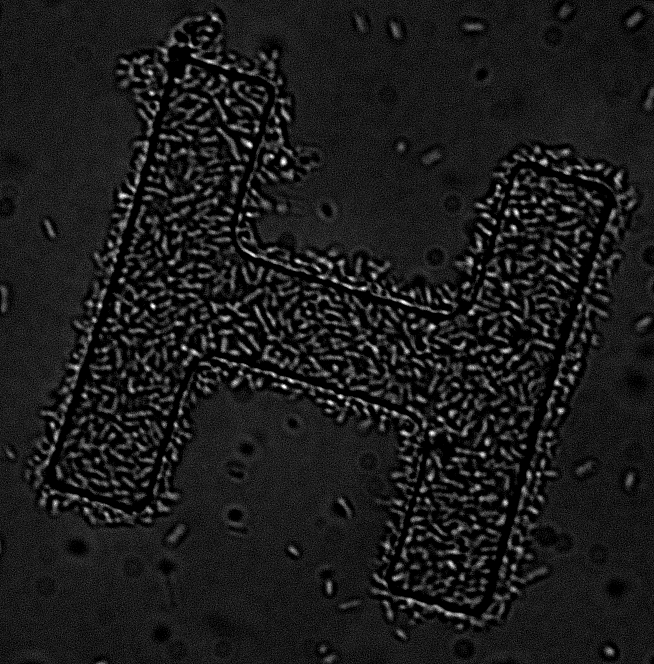
//> input picture src/H3c_enhance.tif, 654 x 664 px
$ ./regionSelection   (built with g++ and OpenCV 4)
//> lines starting //> are read from the running program, lines starting //| are printed output that depends on the picture; after the words box and inside, x2 and y2 are one past the last pixel; in counts of white or black regions, pixels touching at a corner belong together
#include "opencv2/highgui/highgui.hpp"
#include "opencv2/imgproc/imgproc.hpp"
#include <iostream>
#include <stdio.h>
#include <stdlib.h>
#include <math.h>
#include <fstream>

#define IMAGES_PATH "/home/rosbuild_ws/trial1/images/"

using namespace cv;
using namespace std;

Mat src; Mat src_gray;
int thresh = 100;
int max_thresh = 255;
RNG rng(12345);
ofstream cellposn;
/// Function header
void thresh_callback(int, void* );

/** @function main */
int main( int argc, char** argv )
{

  cellposn.open ("cellposnH3c.txt");
  /// Load source image and convert it to gray
  //src = imread( argv[1], 1 );
  //src = imread("/home/denise/ROSworkspace/rosbuild_workspace/trial1/src/bacteriacounttest.tiff", CV_LOAD_IMAGE_GRAYSCALE);
  src = imread("/home/rosbuild_ws/trial1/src/H3c_enhance.tif", CV_LOAD_IMAGE_GRAYSCALE);
//> src is the input picture: 664 rows x 654 cols, CV_8UC1; min 0, max 255, mean 27.4
  //inRange(src, Scalar(0,0,0), Scalar(10,0,0),  src);

  /// Show in a window
  namedWindow( "src", CV_WINDOW_AUTOSIZE );
  imshow( "src", src );
  src_gray = src.clone();

  /// Convert image to gray and blur it
  //cvtColor( src, src_gray, CV_BGR2GRAY );
  //threshold( src_gray, src_gray, 112, 255,3 );
  //blur( src_gray, src_gray, Size(3,3) );

  /// Sharpen image
  /* Mat kernel = (Mat_<float>(3,3) <<
        0,  -.1, 0,
        -1, .5, -.1,
        0,  -1, 0);
  filter2D(src, src_gray, -1, kernel); */

  /// Bilateral filter
  //bilateralFilter(src, src_gray, 3, 1,1, BORDER_DEFAULT );

  /// Create Window
  char* source_window = "Source";
  namedWindow( source_window, CV_WINDOW_AUTOSIZE );
  imshow( source_window, src_gray );

  createTrackbar( " Canny thresh:", "Source", &thresh, max_thresh, thresh_callback );
  thresh_callback( 0, 0 );

  waitKey(0);
  return(0);
}

/** @function thresh_callback */
void thresh_callback(int, void* )
{
  Mat canny_output;
  vector<vector<Point> > contours;
  vector<Vec4i> hierarchy;

  /// Detect edges using canny
  Canny( src_gray, canny_output, thresh, thresh*2, 3 );
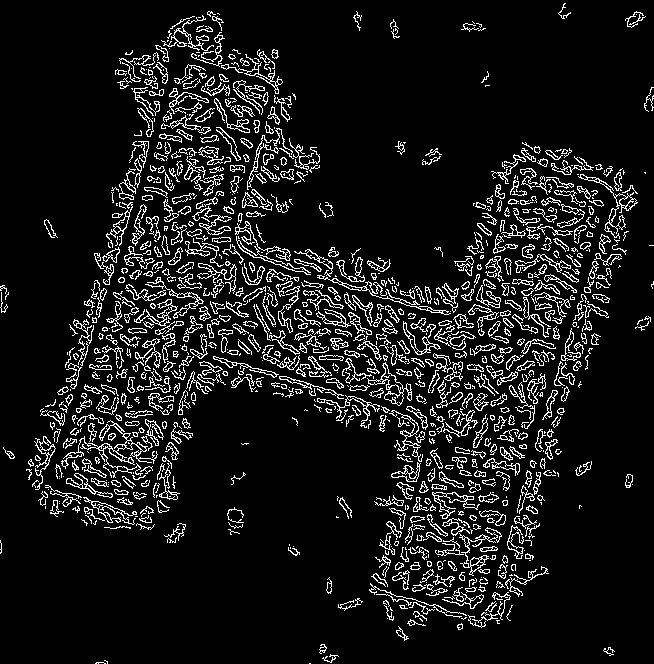
//> canny_output: 664 rows x 654 cols, CV_8UC1; 9.6% white in thin lines or dots
  /// Find contours
  findContours( canny_output, contours, hierarchy, CV_RETR_TREE, CV_CHAIN_APPROX_SIMPLE, Point(0, 0) );
//> contours = 1988 contours, 1259 with area under 20; largest, box (x1, y1, x2, y2) and area: (61, 420, 158, 478) 612, (367, 362, 412, 406) 494, (578, 174, 638, 239) 416, (459, 527, 502, 576) 365, (432, 492, 480, 519) 304

  // find rotated rectangles and ellipses for each contour
  vector<RotatedRect> minRect( contours.size() );
  vector<RotatedRect> minEllipse( contours.size() );
  vector<double> ratio( contours.size() );
  vector<double> size( contours.size() );

  for( int i = 0; i < contours.size(); i++ )
  { minRect[i] = minAreaRect( Mat(contours[i]) );

  if( contours[i].size() > 5 )
  { minEllipse[i] = fitEllipse( Mat(contours[i]) );
  cout<< "contour" << endl;
  Point2f ellipse_points[4]; minEllipse[i].points( ellipse_points );
  double majorAxis = sqrt(pow(ellipse_points[0].x - ellipse_points[1].x,2) + pow(ellipse_points[0].y - ellipse_points[1].y,2));
  double minorAxis = sqrt(pow(ellipse_points[0].x - ellipse_points[3].x,2) + pow(ellipse_points[0].y - ellipse_points[3].y,2));
  ratio[i] = majorAxis/minorAxis;
  size[i] = majorAxis*minorAxis;

  //cout<< "ratio = " << ratio[i] << endl;
  //cout<< "size = " << size[i] << endl;
  }

  }
//> this loop made 1988 passes
//> (majorAxis, minorAxis) on passes 2, 3, 4, 5, 6, 8, 9, 10, 11, 12, 13, 14: (1, 0), (5.93, 2.82), (13.6, 6.63), (10.1, 6.67), (9.42, 6.4), (7.21, 3.9), (16.18, 6.21), (4, 2.31), (9.2, 6), (6.26, 5.5), (5.38, 4.91), (4.6, 3.28)
//| contour
//| contour
//| contour
//| contour
//| contour
//| contour
//| contour
//| contour
//> (output is shown up to pass 10 of 1988)
//> after the loop, minRect = 1988 RotatedRects (x, y, width, height, angle), first 8: [309.5, 663, 0, 1, -90], [100, 662.5, 1, 10, -90], [106, 661, 1.41, 4.24, -45], [330.4, 658, 15.49, 7.75, -23.2], [608.9, 650.5, 6.87, 10.78, -51.34], [322.5, 648.5, 9, 7, -90], [323, 651, 1.41, 1.41, -45], [322.5, 648.5, 5.66, 4.24, -45]; minEllipse = 1988 RotatedRects (x, y, width, height, angle), first 8: [0, 0, 0, 0, 0], [100, 662.5, 0, 1, 0], [106.8, 660.1, 2.82, 5.93, 135.3], [329.7, 658, 6.63, 13.6, 77.84], [608.5, 650.8, 6.67, 10.1, 114.8], [322.2, 648.5, 6.4, 9.42, 15.63], [0, 0, 0, 0, 0], [322.6, 648.4, 3.9, 7.21, 72.87]; size = 1988 values, max 307119.6 at index 1874, min 0 at index 0, mean 286.6

  /// Draw contours + rotated rects + ellipses
  Mat drawing = Mat::zeros( canny_output.size(), CV_8UC3 );
  Mat drawingContours = Mat::zeros( canny_output.size(), CV_8UC3 );
  Mat drawingCells;
  cvtColor( src, drawingCells, CV_GRAY2BGR );

  for( int i = 0; i< contours.size(); i++ )
  {
    Scalar color = Scalar( rng.uniform(0, 255), rng.uniform(0,255), rng.uniform(0,255) );
    drawContours( drawingContours, contours, i, color, 1, 8, hierarchy, 0, Point() );
    //if( ratio[i] > 2 )
    if( size[i] < 300 && size[i] > 20)
      //&& ratio[i]>1.5 )
    {
      cout<< "ratio = " << ratio[i] << endl;
      cout<< "size = " << size[i] << endl;
      // Scalar color = Scalar( rng.uniform(0, 255), rng.uniform(0,255), rng.uniform(0,255) );
      drawContours( drawing, contours, i, color, 1, 8, hierarchy, 0, Point() );
      // ellipse
      ellipse( drawing, minEllipse[i], color, 1, 8 );
      // rotated rectangle
      //Point2f rect_points[4]; minRect[i].points( rect_points );
      //for( int j = 0; j < 4; j++ )
      //   line( drawing, rect_points[j], rect_points[(j+1)%4], color, 1, 8 );

      // Draw a line in center of ellipse (major axis over original)
      // Determine location of points of cell and store in
      Point2f ellipse_points[4]; minEllipse[i].points( ellipse_points );
      Point2f midpt[2];
      midpt[0].x = (ellipse_points[0].x + ellipse_points[3].x)/2;
      midpt[0].y = (ellipse_points[0].y + ellipse_points[3].y)/2;
      midpt[1].x = (ellipse_points[1].x + ellipse_points[2].x)/2;
      midpt[1].y = (ellipse_points[1].y + ellipse_points[2].y)/2;

      // Point2f cellpts; cellpoints[
      line( drawingCells, midpt[0], midpt[1], color, 2,8);

      // Write position of cell in file
      // write coordinates for each cell's major axis as [x1 y1 x2 y2]
      cellposn << midpt[0].x <<" "<< midpt[0].y << " " << midpt[1].x <<" " << midpt[1].y <<endl;

    }
  }
//> this loop made 1988 passes
//| ratio = 2.05222
//| size = 90.1112
//| ratio = 1.51506
//| size = 67.3827
//> (the first 4 of 16 printed lines)
//> (output is shown up to pass 13 of 1988)
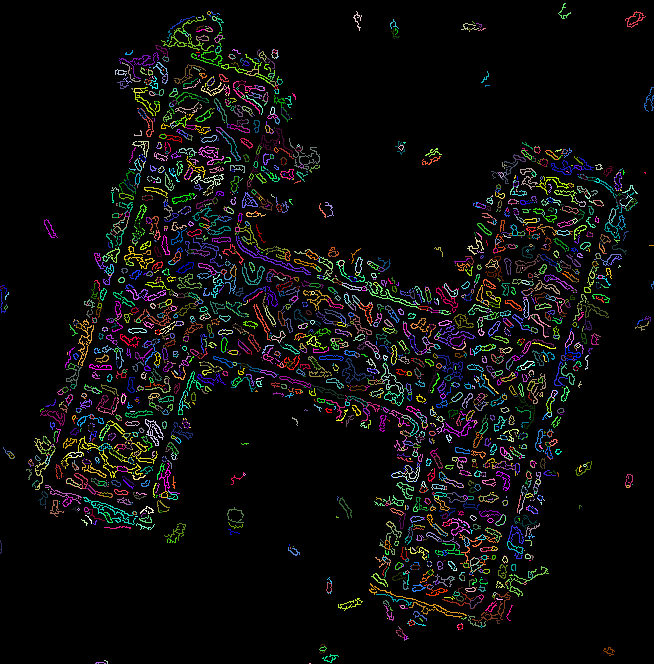
//> drawingContours: 664 rows x 654 cols, CV_8UC3; mean B, G, R 11.6, 12.2, 12.2
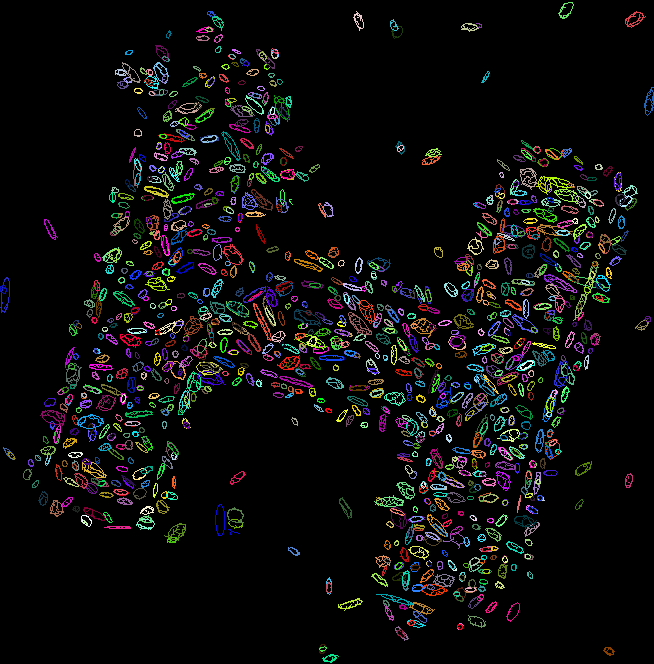
//> drawing: 664 rows x 654 cols, CV_8UC3; mean B, G, R 12.1, 12.4, 12.4
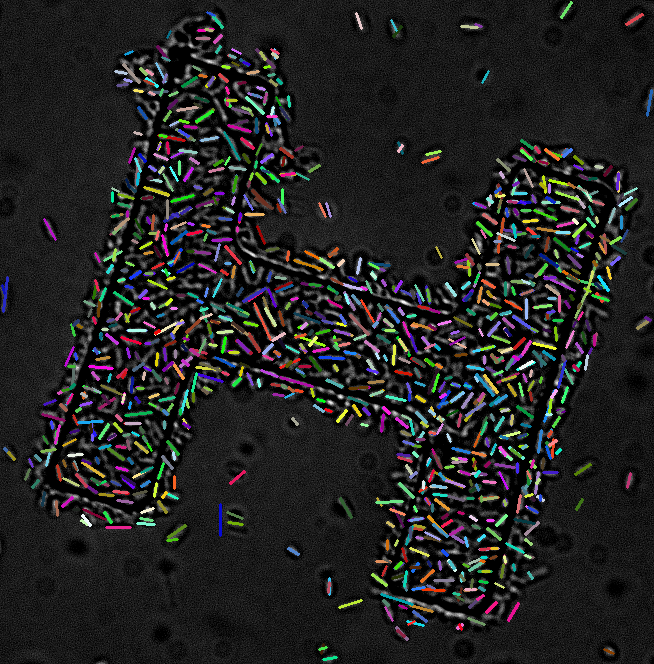
//> drawingCells: 664 rows x 654 cols, CV_8UC3; 9.57% of pixels changed, all inside (x1, y1, x2, y2) = (1, 1, 653, 661)

  /// Close textfile
  cellposn.close();


  /// Show in a window
  //namedWindow( "Contours", CV_WINDOW_AUTOSIZE );
  //imshow( "Contours", drawing );

  // display Canny param and number of contours detected
  cout <<"Canny = " << thresh << endl;
//| Canny = 100
  int numContours = contours.size();
//> numContours = 1988
  cout <<"numContours = " << numContours << endl;
//| numContours = 1988

  /// Show in a window
  namedWindow( "Filtered Contours", CV_WINDOW_AUTOSIZE );
  imshow( "Filtered Contours", drawing );
  namedWindow( "All Contours", CV_WINDOW_AUTOSIZE );
  imshow( "All Contours", drawingContours );
  namedWindow( "Cells", CV_WINDOW_AUTOSIZE );
  imshow( "Cells", drawingCells );

  /// save image;
  imwrite(IMAGES_PATH "cellselectionH3c.jpg", drawingCells);
  cout << "image write complete" << endl;
}

$ run again, with src/bacteriacounttest.tiff saved as src/H3c_enhance.tif
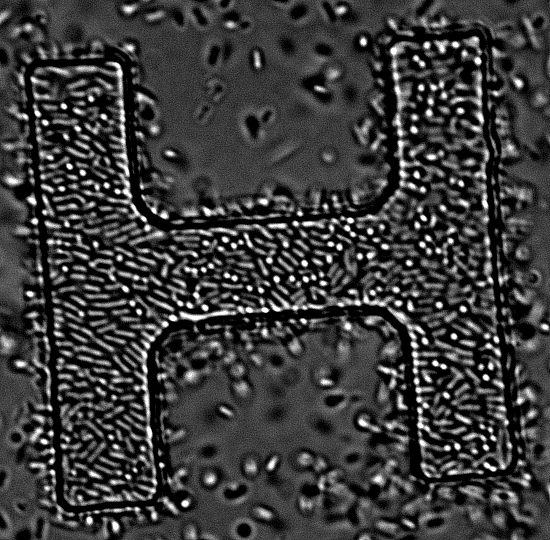
//> input picture src/bacteriacounttest.tiff, 550 x 540 px
//> src is the input picture: 540 rows x 550 cols, CV_8UC1; min 0, max 255, mean 58.8
//> in thresh_callback, `Canny( src_gray, canny_output, thresh, thresh*2, 3 );`:
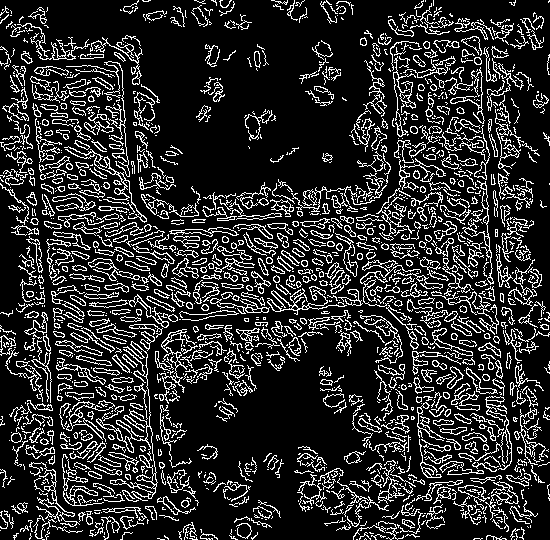
//> canny_output: 540 rows x 550 cols, CV_8UC1; 17.3% white in thin lines or dots
//> contours = 2348 contours, 1624 with area under 20; largest, box (x1, y1, x2, y2) and area: (96, 341, 158, 501) 588, (64, 146, 147, 223) 304, (169, 227, 239, 237) 250, (159, 329, 188, 393) 248, (462, 180, 494, 285) 236
//> the loop in thresh_callback, `for( int i = 0; i < contours.size(); i++ ) { minRect[i] = minAreaRect(..` made 2348 passes
//> (majorAxis, minorAxis) on passes 3, 5, 6, 7, 8, 9, 10, 11: (1, 0), (8.14, 0.877), (7.84, 2.6), (22.23, 4.05), (7.67, 2.7), (6.4, 1.29), (13.08, 3.12), (12.09, 4.72)
//> (printed output is left out)
//> after the loop in thresh_callback, `for( int i = 0; i < contours.size(); i++ )`: minRect = 2348 RotatedRects (x, y, width, height, angle), first 8: [514, 539, 0, 0, -90], [356.5, 539, 0, 1, -90], [477.5, 538.5, 1, 9, -90], [365, 539, 1.41, 1.41, -45], [160.5, 538.7, 0.78, 7.06, -78.69], [193, 538, 2, 8, -90], [496, 537, 4, 20, -90], [233, 537.1, 2.67, 8.73, -75.96]; minEllipse = 2348 RotatedRects (x, y, width, height, angle), first 8: [0, 0, 0, 0, 0], [0, 0, 0, 0, 0], [478, 538.5, 0, 1, 0], [0, 0, 0, 0, 0], [161, 538.8, 0.88, 8.14, 100.4], [193.2, 537.9, 2.6, 7.84, 96.17], [494.1, 537.3, 4.05, 22.23, 91.74], [232.9, 537.2, 2.7, 7.67, 113.1]; size = 2348 values, max 898946.3 at index 320, min 0 at index 0, mean 630.9
//> the loop in thresh_callback, `for( int i = 0; i< contours.size(); i++ )` made 2348 passes
//| ratio = 3.00852
//| size = 20.4128
//| ratio = 5.49104
//| size = 89.978
//| ratio = 2.83676
//| size = 20.7279
//> (the first 6 of 10 printed lines)
//> (output is shown up to pass 11 of 2348)
//> after the loop in thresh_callback, `for( int i = 0; i< contours.size(); i++ )`:
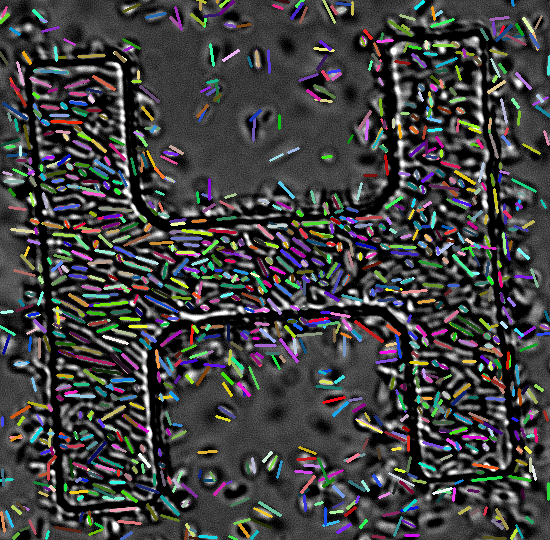
//> drawingCells: 540 rows x 550 cols, CV_8UC3; 15.7% of pixels changed, all inside (x1, y1, x2, y2) = (0, 0, 550, 540)
//| Canny = 100
//> numContours = 2348
//| numContours = 2348
